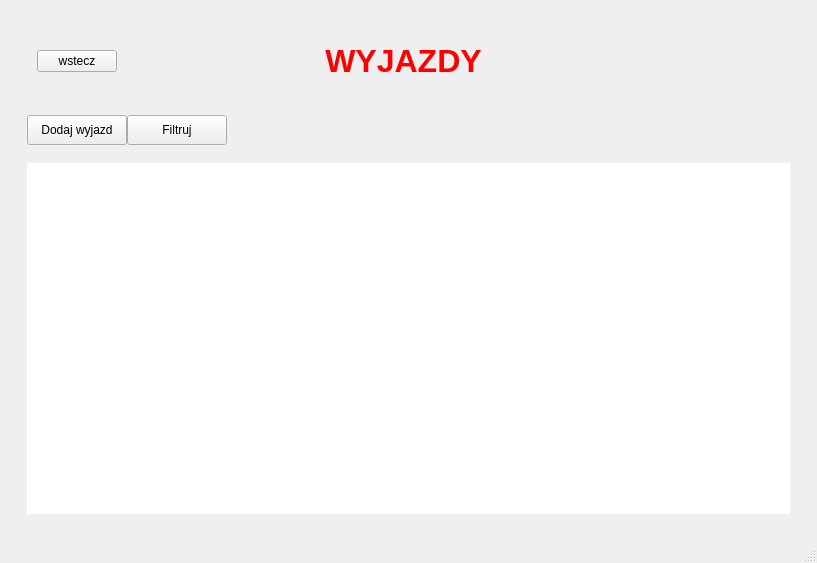
<?xml version="1.0" encoding="UTF-8"?>
<ui version="4.0">
 <class>View_Wyjazdy</class>
 <widget class="QMainWindow" name="View_Wyjazdy">
  <property name="geometry">
   <rect>
    <x>0</x>
    <y>0</y>
    <width>817</width>
    <height>563</height>
   </rect>
  </property>
  <property name="windowTitle">
   <string>MainWindow</string>
  </property>
  <widget class="QWidget" name="centralwidget">
   <layout class="QVBoxLayout" name="verticalLayout">
    <property name="spacing">
     <number>2</number>
    </property>
    <item>
     <widget class="QFrame" name="header">
      <property name="sizePolicy">
       <sizepolicy hsizetype="Preferred" vsizetype="Preferred">
        <horstretch>0</horstretch>
        <verstretch>1</verstretch>
       </sizepolicy>
      </property>
      <property name="frameShape">
       <enum>QFrame::NoFrame</enum>
      </property>
      <property name="frameShadow">
       <enum>QFrame::Plain</enum>
      </property>
      <layout class="QHBoxLayout" name="horizontalLayout_2">
       <property name="spacing">
        <number>0</number>
       </property>
       <property name="leftMargin">
        <number>0</number>
       </property>
       <property name="topMargin">
        <number>0</number>
       </property>
       <property name="rightMargin">
        <number>0</number>
       </property>
       <property name="bottomMargin">
        <number>0</number>
       </property>
       <item>
        <spacer name="leftSpacer">
         <property name="orientation">
          <enum>Qt::Horizontal</enum>
         </property>
         <property name="sizeHint" stdset="0">
          <size>
           <width>28</width>
           <height>20</height>
          </size>
         </property>
        </spacer>
       </item>
       <item alignment="Qt::AlignVCenter">
        <widget class="QPushButton" name="go_back">
         <property name="text">
          <string>wstecz</string>
         </property>
         <property name="flat">
          <bool>false</bool>
         </property>
        </widget>
       </item>
       <item alignment="Qt::AlignHCenter|Qt::AlignVCenter">
        <widget class="QLabel" name="title">
         <property name="sizePolicy">
          <sizepolicy hsizetype="Preferred" vsizetype="Preferred">
           <horstretch>7</horstretch>
           <verstretch>0</verstretch>
          </sizepolicy>
         </property>
         <property name="font">
          <font>
           <pointsize>24</pointsize>
           <weight>75</weight>
           <bold>true</bold>
          </font>
         </property>
         <property name="styleSheet">
          <string notr="true">color: red;</string>
         </property>
         <property name="text">
          <string>WYJAZDY</string>
         </property>
         <property name="textFormat">
          <enum>Qt::AutoText</enum>
         </property>
         <property name="scaledContents">
          <bool>true</bool>
         </property>
         <property name="alignment">
          <set>Qt::AlignCenter</set>
         </property>
        </widget>
       </item>
       <item>
        <spacer name="rightSpacer">
         <property name="orientation">
          <enum>Qt::Horizontal</enum>
         </property>
         <property name="sizeHint" stdset="0">
          <size>
           <width>118</width>
           <height>20</height>
          </size>
         </property>
        </spacer>
       </item>
      </layout>
     </widget>
    </item>
    <item>
     <widget class="QFrame" name="main">
      <property name="sizePolicy">
       <sizepolicy hsizetype="Preferred" vsizetype="Preferred">
        <horstretch>0</horstretch>
        <verstretch>4</verstretch>
       </sizepolicy>
      </property>
      <property name="frameShape">
       <enum>QFrame::NoFrame</enum>
      </property>
      <property name="frameShadow">
       <enum>QFrame::Plain</enum>
      </property>
      <layout class="QVBoxLayout" name="verticalLayout_2">
       <property name="spacing">
        <number>0</number>
       </property>
       <property name="leftMargin">
        <number>0</number>
       </property>
       <property name="topMargin">
        <number>0</number>
       </property>
       <property name="rightMargin">
        <number>0</number>
       </property>
       <property name="bottomMargin">
        <number>0</number>
       </property>
       <item>
        <widget class="QFrame" name="buttons">
         <property name="frameShape">
          <enum>QFrame::NoFrame</enum>
         </property>
         <property name="frameShadow">
          <enum>QFrame::Raised</enum>
         </property>
         <layout class="QHBoxLayout" name="horizontalLayout_3">
          <property name="spacing">
           <number>0</number>
          </property>
          <property name="leftMargin">
           <number>0</number>
          </property>
          <property name="topMargin">
           <number>0</number>
          </property>
          <property name="rightMargin">
           <number>0</number>
          </property>
          <property name="bottomMargin">
           <number>0</number>
          </property>
          <item>
           <spacer name="horizontalSpacer">
            <property name="orientation">
             <enum>Qt::Horizontal</enum>
            </property>
            <property name="sizeType">
             <enum>QSizePolicy::Fixed</enum>
            </property>
            <property name="sizeHint" stdset="0">
             <size>
              <width>18</width>
              <height>20</height>
             </size>
            </property>
           </spacer>
          </item>
          <item>
           <widget class="QPushButton" name="add">
            <property name="minimumSize">
             <size>
              <width>100</width>
              <height>30</height>
             </size>
            </property>
            <property name="text">
             <string>Dodaj wyjazd</string>
            </property>
           </widget>
          </item>
          <item>
           <widget class="QPushButton" name="filter">
            <property name="minimumSize">
             <size>
              <width>100</width>
              <height>30</height>
             </size>
            </property>
            <property name="text">
             <string>Filtruj</string>
            </property>
           </widget>
          </item>
          <item>
           <spacer name="horizontalSpacer_2">
            <property name="orientation">
             <enum>Qt::Horizontal</enum>
            </property>
            <property name="sizeType">
             <enum>QSizePolicy::Expanding</enum>
            </property>
            <property name="sizeHint" stdset="0">
             <size>
              <width>575</width>
              <height>20</height>
             </size>
            </property>
           </spacer>
          </item>
         </layout>
        </widget>
       </item>
       <item>
        <widget class="QFrame" name="fieldFrame">
         <property name="sizePolicy">
          <sizepolicy hsizetype="Preferred" vsizetype="Preferred">
           <horstretch>0</horstretch>
           <verstretch>1</verstretch>
          </sizepolicy>
         </property>
         <property name="frameShape">
          <enum>QFrame::NoFrame</enum>
         </property>
         <property name="frameShadow">
          <enum>QFrame::Raised</enum>
         </property>
         <layout class="QVBoxLayout" name="verticalLayout_3">
          <item>
           <widget class="QScrollArea" name="scrollArea">
            <property name="frameShape">
             <enum>QFrame::NoFrame</enum>
            </property>
            <property name="widgetResizable">
             <bool>true</bool>
            </property>
            <widget class="QWidget" name="scrollAreaWidgetContents">
             <property name="geometry">
              <rect>
               <x>0</x>
               <y>0</y>
               <width>781</width>
               <height>352</height>
              </rect>
             </property>
             <layout class="QVBoxLayout" name="verticalLayout_4">
              <item>
               <widget class="QTableView" name="list">
                <property name="sizePolicy">
                 <sizepolicy hsizetype="Expanding" vsizetype="Expanding">
                  <horstretch>1</horstretch>
                  <verstretch>1</verstretch>
                 </sizepolicy>
                </property>
                <property name="font">
                 <font>
                  <pointsize>14</pointsize>
                 </font>
                </property>
                <property name="styleSheet">
                 <string notr="true">QTableView::item {
	padding-left: 10px;
	padding-right: 10px;
	qproperty-alignment: 'AlignCenter';
}</string>
                </property>
                <property name="frameShape">
                 <enum>QFrame::NoFrame</enum>
                </property>
                <property name="frameShadow">
                 <enum>QFrame::Plain</enum>
                </property>
                <property name="sizeAdjustPolicy">
                 <enum>QAbstractScrollArea::AdjustToContents</enum>
                </property>
                <property name="autoScroll">
                 <bool>false</bool>
                </property>
                <property name="editTriggers">
                 <set>QAbstractItemView::NoEditTriggers</set>
                </property>
                <property name="showDropIndicator" stdset="0">
                 <bool>false</bool>
                </property>
                <property name="dragDropOverwriteMode">
                 <bool>false</bool>
                </property>
                <property name="alternatingRowColors">
                 <bool>true</bool>
                </property>
                <property name="selectionMode">
                 <enum>QAbstractItemView::ContiguousSelection</enum>
                </property>
                <property name="selectionBehavior">
                 <enum>QAbstractItemView::SelectRows</enum>
                </property>
                <property name="textElideMode">
                 <enum>Qt::ElideMiddle</enum>
                </property>
                <property name="showGrid">
                 <bool>false</bool>
                </property>
                <property name="cornerButtonEnabled">
                 <bool>false</bool>
                </property>
                <attribute name="horizontalHeaderVisible">
                 <bool>true</bool>
                </attribute>
                <attribute name="horizontalHeaderHighlightSections">
                 <bool>false</bool>
                </attribute>
                <attribute name="verticalHeaderVisible">
                 <bool>false</bool>
                </attribute>
                <attribute name="verticalHeaderHighlightSections">
                 <bool>false</bool>
                </attribute>
               </widget>
              </item>
             </layout>
            </widget>
           </widget>
          </item>
         </layout>
        </widget>
       </item>
      </layout>
     </widget>
    </item>
   </layout>
  </widget>
  <widget class="QMenuBar" name="menubar">
   <property name="geometry">
    <rect>
     <x>0</x>
     <y>0</y>
     <width>817</width>
     <height>22</height>
    </rect>
   </property>
  </widget>
  <widget class="QStatusBar" name="statusbar"/>
 </widget>
 <resources/>
 <connections/>
</ui>
